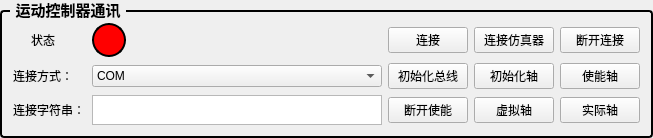
         <widget class="QGroupBox" name="groupBox">
          <property name="sizePolicy">
           <sizepolicy hsizetype="Preferred" vsizetype="Maximum">
            <horstretch>1</horstretch>
            <verstretch>0</verstretch>
           </sizepolicy>
          </property>
          <property name="maximumSize">
           <size>
            <width>16777215</width>
            <height>200</height>
           </size>
          </property>
          <property name="font">
           <font>
            <family>Microsoft YaHei UI</family>
            <pointsize>11</pointsize>
            <bold>true</bold>
           </font>
          </property>
          <property name="styleSheet">
           <string notr="true">QGroupBox {
    border: 2px solid #000000; /* 2px宽的黑色边框，可根据需要调整粗细和颜色 */
    border-radius: 4px; /* 可选：添加边框圆角 */
    margin-top: 10px; /* 为标题留出空间 */
}
QGroupBox::title {
    subcontrol-origin: margin;
    subcontrol-position: top left; /* 标题位置 */
    left: 10px; /* 标题左侧间距 */
    padding: 0 3px 0 3px; /* 标题文字周围留白 */
}</string>
          </property>
          <property name="title">
           <string>运动控制器通讯</string>
          </property>
          <layout class="QGridLayout" name="gridLayout">
           <item row="0" column="0">
            <widget class="QLabel" name="label">
             <property name="layoutDirection">
              <enum>Qt::LeftToRight</enum>
             </property>
             <property name="text">
              <string>状态</string>
             </property>
             <property name="alignment">
              <set>Qt::AlignCenter</set>
             </property>
            </widget>
           </item>
           <item row="0" column="2">
            <widget class="QLabel" name="lbl_isConnect">
             <property name="sizePolicy">
              <sizepolicy hsizetype="Minimum" vsizetype="Minimum">
               <horstretch>0</horstretch>
               <verstretch>0</verstretch>
              </sizepolicy>
             </property>
             <property name="minimumSize">
              <size>
               <width>34</width>
               <height>34</height>
              </size>
             </property>
             <property name="maximumSize">
              <size>
               <width>34</width>
               <height>34</height>
              </size>
             </property>
             <property name="styleSheet">
              <string notr="true">border-radius: 17px; 
border: 2px solid black; 
background:red;</string>
             </property>
             <property name="text">
              <string/>
             </property>
            </widget>
           </item>
           <item row="0" column="3">
            <widget class="QPushButton" name="btnConnect">
             <property name="text">
              <string>连接</string>
             </property>
            </widget>
           </item>
           <item row="0" column="4">
            <widget class="QPushButton" name="btnConnectSimulation">
             <property name="text">
              <string>连接仿真器</string>
             </property>
            </widget>
           </item>
           <item row="0" column="5">
            <widget class="QPushButton" name="btnDisconnect">
             <property name="text">
              <string>断开连接</string>
             </property>
            </widget>
           </item>
           <item row="1" column="0">
            <widget class="QLabel" name="label_2">
             <property name="text">
              <string>连接方式：</string>
             </property>
            </widget>
           </item>
           <item row="1" column="1">
            <widget class="QLabel" name="ledMotion">
             <property name="layoutDirection">
              <enum>Qt::LeftToRight</enum>
             </property>
             <property name="text">
              <string/>
             </property>
             <property name="alignment">
              <set>Qt::AlignRight|Qt::AlignTrailing|Qt::AlignVCenter</set>
             </property>
             <property name="wordWrap">
              <bool>false</bool>
             </property>
            </widget>
           </item>
           <item row="1" column="2">
            <widget class="QComboBox" name="cBoxConnectType">
             <item>
              <property name="text">
               <string>COM</string>
              </property>
             </item>
             <item>
              <property name="text">
               <string>ETH</string>
              </property>
             </item>
             <item>
              <property name="text">
               <string>USB</string>
              </property>
             </item>
             <item>
              <property name="text">
               <string>PCI</string>
              </property>
             </item>
             <item>
              <property name="text">
               <string>LOCAL</string>
              </property>
             </item>
            </widget>
           </item>
           <item row="1" column="3">
            <widget class="QPushButton" name="btnInitBus">
             <property name="text">
              <string>初始化总线</string>
             </property>
            </widget>
           </item>
           <item row="1" column="4">
            <widget class="QPushButton" name="btnInitAxis">
             <property name="text">
              <string>初始化轴</string>
             </property>
            </widget>
           </item>
           <item row="1" column="5">
            <widget class="QPushButton" name="btnEnableAxis">
             <property name="text">
              <string>使能轴</string>
             </property>
            </widget>
           </item>
           <item row="2" column="0" colspan="2">
            <widget class="QLabel" name="label_3">
             <property name="text">
              <string>连接字符串：</string>
             </property>
            </widget>
           </item>
           <item row="2" column="2">
            <widget class="QTextEdit" name="txtEditConnectContent">
             <property name="sizePolicy">
              <sizepolicy hsizetype="Expanding" vsizetype="Expanding">
               <horstretch>0</horstretch>
               <verstretch>0</verstretch>
              </sizepolicy>
             </property>
             <property name="minimumSize">
              <size>
               <width>290</width>
               <height>0</height>
              </size>
             </property>
             <property name="maximumSize">
              <size>
               <width>16777215</width>
               <height>30</height>
              </size>
             </property>
            </widget>
           </item>
           <item row="2" column="3">
            <widget class="QPushButton" name="btnDisableAxis">
             <property name="text">
              <string>断开使能</string>
             </property>
            </widget>
           </item>
           <item row="2" column="4">
            <widget class="QPushButton" name="btnType0">
             <property name="text">
              <string>虚拟轴</string>
             </property>
            </widget>
           </item>
           <item row="2" column="5">
            <widget class="QPushButton" name="btnType65">
             <property name="text">
              <string>实际轴</string>
             </property>
            </widget>
           </item>
          </layout>
         </widget>
